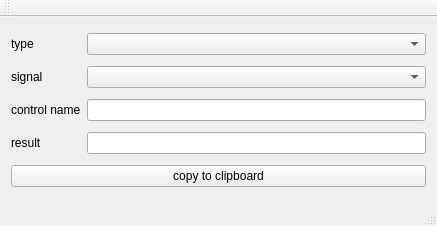
<?xml version="1.0" encoding="utf-8"?>
<ui version="4.0">
  <class>MainWindow</class>
  <widget class="QMainWindow" name="MainWindow">
    <property name="geometry">
      <rect>
        <x>0</x>
        <y>0</y>
        <width>437</width>
        <height>226</height>
      </rect>
    </property>
    <property name="windowTitle">
      <string>MainWindow</string>
    </property>
    <widget class="QWidget" name="centralWidget">
      <layout class="QGridLayout" name="gridLayout">
        <item row="4" column="0" colspan="2">
          <widget class="QPushButton" name="pushButtonCopyToClipboard">
            <property name="text">
              <string>copy to clipboard</string>
            </property>
          </widget>
        </item>
        <item row="1" column="0">
          <widget class="QLabel" name="label_2">
            <property name="text">
              <string>signal</string>
            </property>
          </widget>
        </item>
        <item row="2" column="1">
          <widget class="QLineEdit" name="lineEditControlName"/>
        </item>
        <item row="1" column="1">
          <widget class="QComboBox" name="comboBoxSignal"/>
        </item>
        <item row="0" column="0">
          <widget class="QLabel" name="label">
            <property name="text">
              <string>type</string>
            </property>
          </widget>
        </item>
        <item row="2" column="0">
          <widget class="QLabel" name="label_3">
            <property name="text">
              <string>control name</string>
            </property>
          </widget>
        </item>
        <item row="0" column="1">
          <widget class="QComboBox" name="comboBoxType"/>
        </item>
        <item row="3" column="0">
          <widget class="QLabel" name="label_4">
            <property name="text">
              <string>result</string>
            </property>
          </widget>
        </item>
        <item row="3" column="1">
          <widget class="QLineEdit" name="lineEditResult"/>
        </item>
      </layout>
    </widget>
    <widget class="QMenuBar" name="menuBar">
      <property name="geometry">
        <rect>
          <x>0</x>
          <y>0</y>
          <width>437</width>
          <height>22</height>
        </rect>
      </property>
    </widget>
    <widget class="QToolBar" name="mainToolBar">
      <attribute name="toolBarArea">
        <enum>TopToolBarArea</enum>
      </attribute>
      <attribute name="toolBarBreak">
        <bool>false</bool>
      </attribute>
    </widget>
    <widget class="QStatusBar" name="statusBar"/>
  </widget>
  <layoutdefault spacing="6" margin="11"/>
  <resources/>
  <connections/>
</ui>
